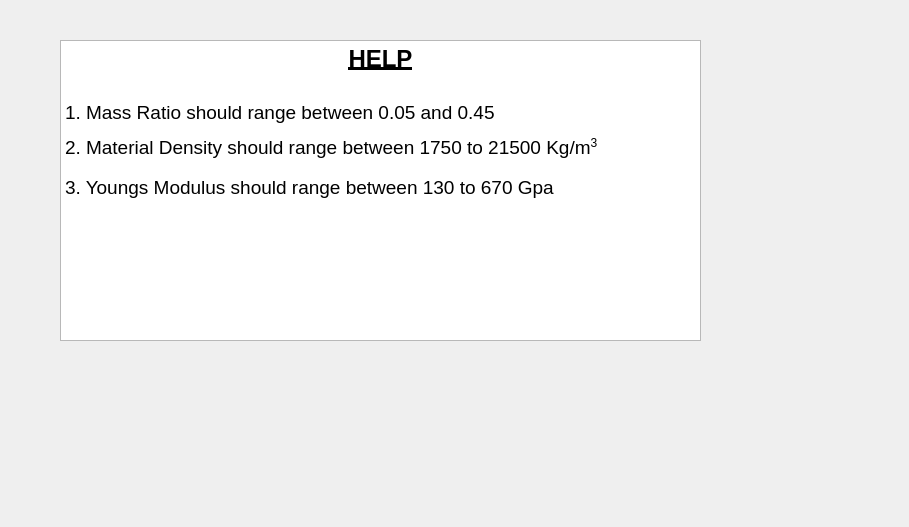
<?xml version="1.0" encoding="UTF-8"?>
<ui version="4.0">
 <class>help</class>
 <widget class="QDialog" name="help">
  <property name="geometry">
   <rect>
    <x>0</x>
    <y>0</y>
    <width>909</width>
    <height>527</height>
   </rect>
  </property>
  <property name="windowTitle">
   <string>Dialog</string>
  </property>
  <widget class="QTextEdit" name="textEdit">
   <property name="geometry">
    <rect>
     <x>60</x>
     <y>40</y>
     <width>641</width>
     <height>301</height>
    </rect>
   </property>
   <property name="html">
    <string>&lt;!DOCTYPE HTML PUBLIC &quot;-//W3C//DTD HTML 4.0//EN&quot; &quot;http://www.w3.org/TR/REC-html40/strict.dtd&quot;&gt;
&lt;html&gt;&lt;head&gt;&lt;meta name=&quot;qrichtext&quot; content=&quot;1&quot; /&gt;&lt;style type=&quot;text/css&quot;&gt;
p, li { white-space: pre-wrap; }
&lt;/style&gt;&lt;/head&gt;&lt;body style=&quot; font-family:'Sans Serif'; font-size:9pt; font-weight:400; font-style:normal;&quot;&gt;
&lt;p align=&quot;center&quot; style=&quot; margin-top:0px; margin-bottom:0px; margin-left:0px; margin-right:0px; -qt-block-indent:0; text-indent:0px;&quot;&gt;&lt;span style=&quot; font-size:18pt; font-weight:600; text-decoration: underline;&quot;&gt;HELP&lt;/span&gt;&lt;/p&gt;
&lt;p align=&quot;center&quot; style=&quot;-qt-paragraph-type:empty; margin-top:0px; margin-bottom:0px; margin-left:0px; margin-right:0px; -qt-block-indent:0; text-indent:0px; font-size:18pt;&quot;&gt;&lt;br /&gt;&lt;/p&gt;
&lt;p style=&quot; margin-top:0px; margin-bottom:0px; margin-left:0px; margin-right:0px; -qt-block-indent:0; text-indent:0px;&quot;&gt;&lt;span style=&quot; font-size:14pt;&quot;&gt;1. Mass Ratio should range between 0.05 and 0.45&lt;/span&gt;&lt;/p&gt;
&lt;p style=&quot; margin-top:12px; margin-bottom:0px; margin-left:0px; margin-right:0px; -qt-block-indent:0; text-indent:0px; line-height:120%;&quot;&gt;&lt;span style=&quot; font-size:14pt;&quot;&gt;2. Material Density should range between 1750 to 21500 Kg/m&lt;/span&gt;&lt;span style=&quot; font-size:14pt; vertical-align:super;&quot;&gt;3&lt;/span&gt;&lt;/p&gt;
&lt;p style=&quot; margin-top:12px; margin-bottom:0px; margin-left:0px; margin-right:0px; -qt-block-indent:0; text-indent:0px; line-height:120%;&quot;&gt;&lt;span style=&quot; font-size:14pt;&quot;&gt;3. Youngs Modulus should range between 130 to 670 Gpa&lt;/span&gt;&lt;/p&gt;
&lt;p style=&quot;-qt-paragraph-type:empty; margin-top:0px; margin-bottom:0px; margin-left:0px; margin-right:0px; -qt-block-indent:0; text-indent:0px; font-size:14pt;&quot;&gt;&lt;br /&gt;&lt;/p&gt;&lt;/body&gt;&lt;/html&gt;</string>
   </property>
  </widget>
 </widget>
 <resources/>
 <connections/>
</ui>
